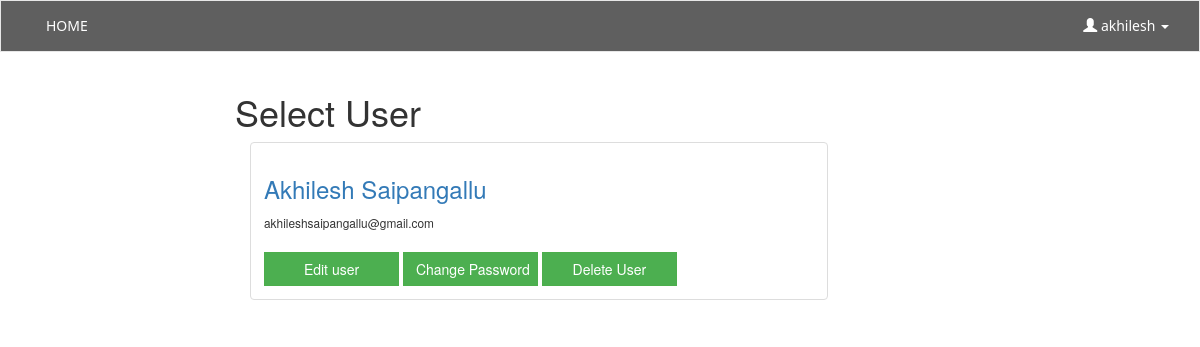
Before: /wiki/select-user/ (signed in) with the older database file.
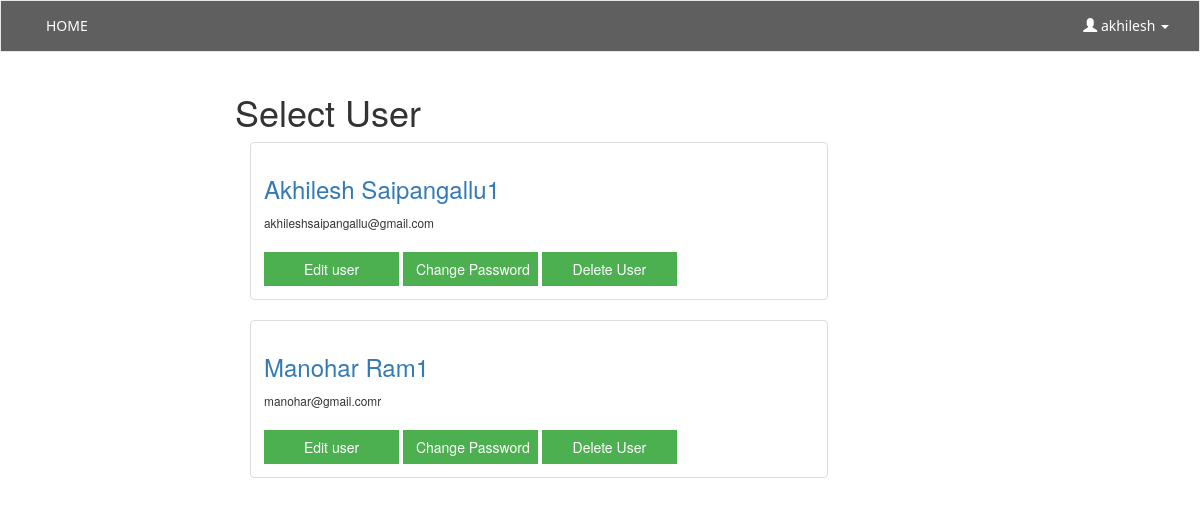
After: the same page with the newer database file.
### wiki/models.py (models this page shows, shortened)
class UserProfile(models.Model):
    user = models.ForeignKey(
        User, null=True, blank=True, related_name='user_name'
    )
    username = models.CharField(
        max_length=15, unique=True, null=False, blank=False
    )
    fullName = models.CharField(max_length=45)
    email = models.CharField(max_length=75)
    userLevel = models.IntegerField(choices=USER_LEVEL, default=0)
    lastUpdatedBy = models.ForeignKey(
        User, null=True, blank=True, default=user
    )
    lastUpdated = models.DateTimeField(auto_now=True, auto_now_add=False)

### wiki/views.py (the view)
@login_required
def selectUser(request):
    userLevel = get_object_or_404(UserProfile, user=request.user).userLevel
    if userLevel != 5:
        return HttpResponseRedirect(reverse('error'))
    else:
        userList = UserProfile.objects.all()
        context = {
            'userList': userList,
        }
        return render(request, 'wiki/selectUser.html', context)

### templates/wiki/selectUser.html (shortened to what this page needs)
{% extends 'wiki/base.html' %}
{% block middle_area %}
    <div class="col-sm-10">
        <div class="row">
            <div><h1>Select User</h1></div>
            {% for obj in userList %}
                <div class="col-sm-12">
                    <div class="thumbnail">
                        <div class="caption">
                            <h3 style="color:#337ab7">{{ obj.fullName }}</h3>
                            <small>{{ obj.email }}</small><br><br>
                            <a href="{% url 'editUser' obj.username %}"><button type="button" class="btn btn-success">Edit user</button></a>
                            <a href="{% url 'changePassword' obj.username %}"><button type="button" class="btn btn-success">Change Password</button></a>
                            <a href="{% url 'deleteUser' obj.username %}" id="demo"><button type="button" class="btn btn-success">Delete User</button></a>
                        </div>
                    </div>
                </div>
            {% endfor %}
        </div>
    </div>
{% endblock middle_area %}

### templates/wiki/base.html (shortened to what this page needs)
<!DOCTYPE html>
{% load staticfiles %}
<html>
    <head>
        <link rel="stylesheet" href="https://maxcdn.bootstrapcdn.com/bootstrap/3.3.7/css/bootstrap.min.css">
    </head>
    <body>
        {% block content %}
            <nav class="navbar navbar-default navbar-border">
                <div class="container-fluid">
                    <div class="collapse navbar-collapse" id="myNavbar">
                        <ul class="nav navbar-nav">
                            <li class=""><a href="{% url 'homePage' %}">HOME</a></li>
                        </ul>
                        <ul class="nav navbar-nav navbar-right">
                            {% block log_out %}
                                <li class="dropdown">
                                    <a class="dropdown-toggle" data-toggle="dropdown" href="#">
                                        <span class="glyphicon glyphicon-user"></span>
                                         {{ user }}
                                        <span class="caret"></span>
                                    </a>
                                </li>
                            {% endblock log_out %}
                        </ul>
                    </div>
                </div>
            </nav>
            <div class="container">
                <div class="container-fluid text-center">
                    <div class="row content">
                        <div class="col-sm-2 sidenav">
                        </div>
                        <div class="col-sm-8 text-left">
                            {% block middle_area %}
                            {% endblock middle_area %}
                        </div>
                        <div class="col-sm-2 sidenav class_font">
                        </div>
                    </div>
                </div>
            </div>
        {% endblock %}
    </body>
</html>

Changed rows visible on the page:
changed UserProfile "akhileshsaipangallu@gmail.com": fullName "Akhilesh Saipangallu" → "Akhilesh Saipangallu1"
added UserProfile: fullName "Manohar Ram1", email "manohar@gmail.comr"
